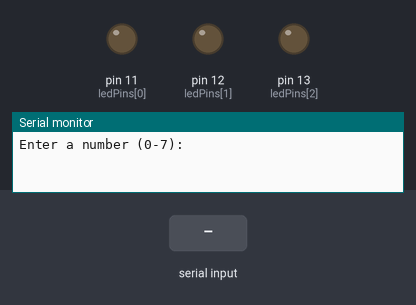
Bench run of a sketch on a simulated Arduino Uno, built with avr-gcc and run on an emulated ATmega328P. Parts: output pins drawn as LEDs (lit = HIGH), the last lines printed to the serial monitor. The test bench sets the inputs (shaded band).

Above: at 1.2 s.
1.3 s: "5\n" received over Serial
At 2.0 s:
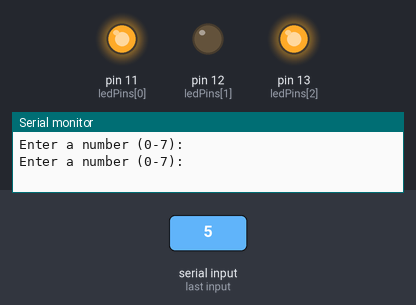
3.8 s: "90,45\n" received over Serial
Timing chart, 0 to 6.8 s (numbered marks = the images above; inputs shaded):
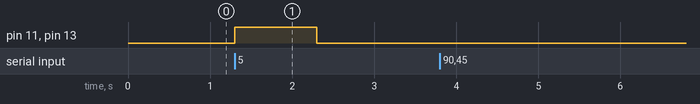

Measured:
- after the input at 1.3 s, pin 11 (ledPins[0]), pin 13 (ledPins[2]): LOW → HIGH at once, → LOW 1.0 s later

The sketch:

Ex1.16.ino
```cpp
int ledPins[] = {11, 12, 13};

void setup() {
  Serial.begin(9600);

  for (int i = 0; i < 3; i++) {
    pinMode(ledPins[i], OUTPUT);
  }
  Serial.println("Enter a number (0-7):");
}

void loop() {
  if (Serial.available() > 0) {
    int num = Serial.parseInt();

    if (num >= 0 && num <= 7) {

      for (int i = 0; i < 3; i++) {
        int bit = (num >> i) & 1;
        digitalWrite(ledPins[i], bit);
      }
    } else {
      Serial.println("Invalid! Enter between 0 and 7 only.");
    }

    Serial.println("Enter a number (0-7):");
  }
}
```
